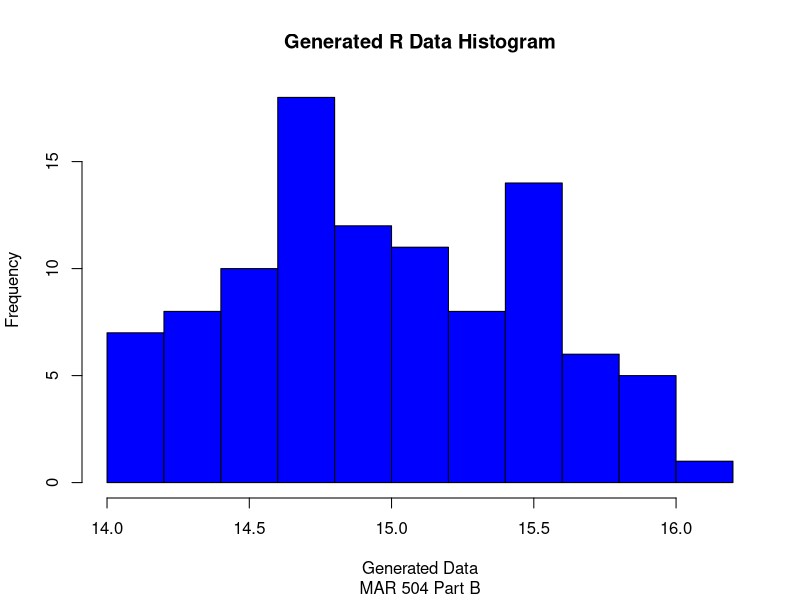
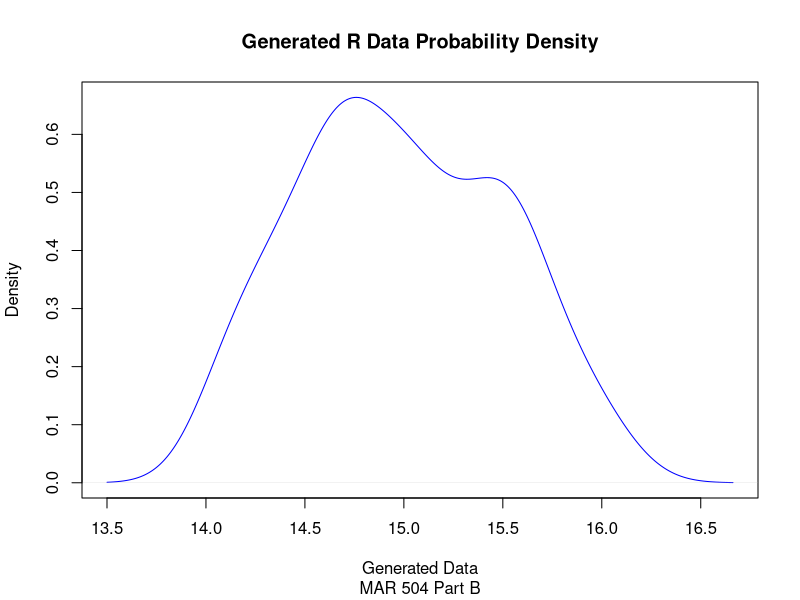
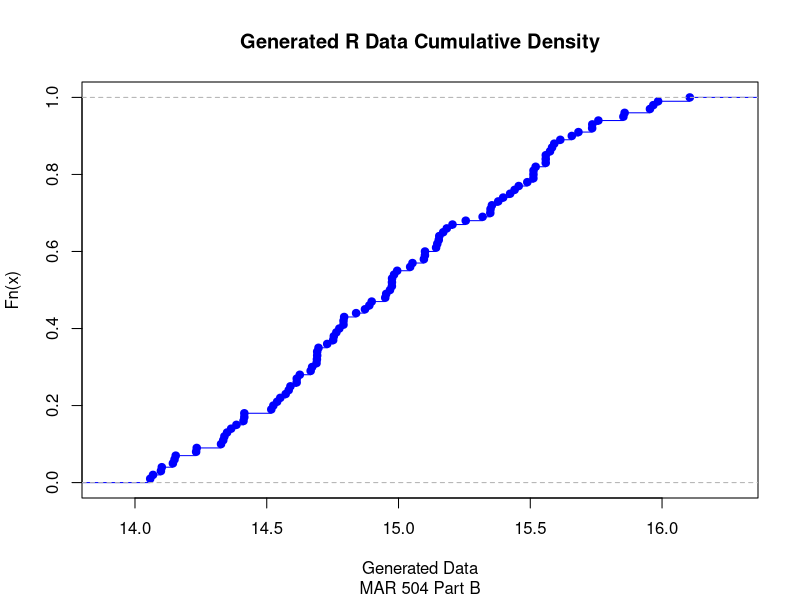
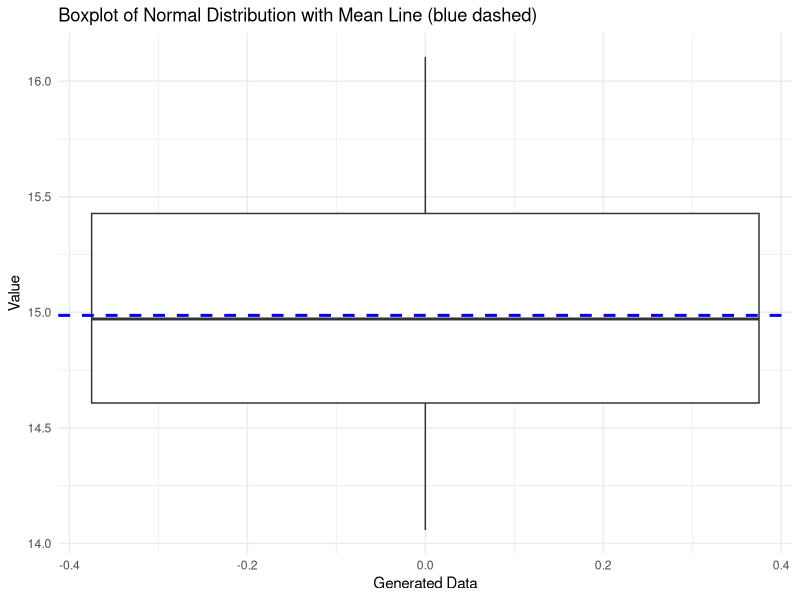

These charts were generated, in order, by the following R code:
## Homework #1
# Part B – Probability Theory and Distributions (20 Points)
#
# 1. Build a histogram with some simulated data (i.e., data you have used R to generate for
# you) to illustrate a normal distribution. Run a normality test to confirm this and report the
# associated statistics. Justify your choice of normality test. (6)


gen_r_data <- rnorm(n = 100, mean = 15, sd = 0.5)
shapiro.test(gen_r_data)

# Shapiro-Wilk normality test
# data:  gen_r_data
# W = 0.98894, p-value = 0.5799
# This is a normal distribution as the p-value > 0.5.


hist(
  gen_r_data,
  xlab = "Generated Data",
  main = "Generated R Data Histogram",
  sub = "MAR 504 Part B",
  col = "blue"
)

# 2. Plot the corresponding probability density function and cumulative distribution function.
# (4)

dens_gen_data <- density(gen_r_data)

plot(dens_gen_data,
xlab = "Generated Data",
main = "Generated R Data Probability Density",
sub = "MAR 504 Part B",
col = "blue"
)

cumulative_gen_data <- ecdf(gen_r_data)
plot(cumulative_gen_data,
     xlab = "Generated Data",
     main = "Generated R Data Cumulative Density",
     sub = "MAR 504 Part B",
     col = "blue"
)
#
# 3. Make a box and whisker plot of your data that clearly highlights the mean, median,
# interquartile range, and outliers (if any). (4)

library(ggplot2)

mean_value <- mean(gen_r_data)
ggplot(data = data.frame(x = gen_r_data), aes(y = x)) +
  geom_boxplot() +
  geom_hline(yintercept = mean_value, color = "blue", linetype = "dashed", size = 1) +
  labs(title = "Boxplot of Normal Distribution with Mean Line (blue dashed)",
       y = "Value",
       x = "Generated Data") +
  theme_minimal()


# 4. Define a binomial and poisson distribution (2). Describe the major differences and
# provide an example of an associated data type for each (4).


# 5. From the data table below, manually calculate the mean, average deviation, sum of
# squares, degrees of freedom, sample variance, standard deviation, and standard error.
# Clearly show your work for each step. (7)

manual <- c(5,
            7,
            4,
            32,
            6,
            8,
            16,
            50,
            14,
            65,
            3)


mean(manual) #mean
#average deviation?
sum_of_squares <-sum((manual - mean(manual))^2) #sum of squares
deg_of_free <- length(manual)-1 #degrees of freedom
var(manual) #sample variance
sd(manual) #standard deviation
standard_error <- sd(manual) / sqrt(length(manual)) #standard error 

